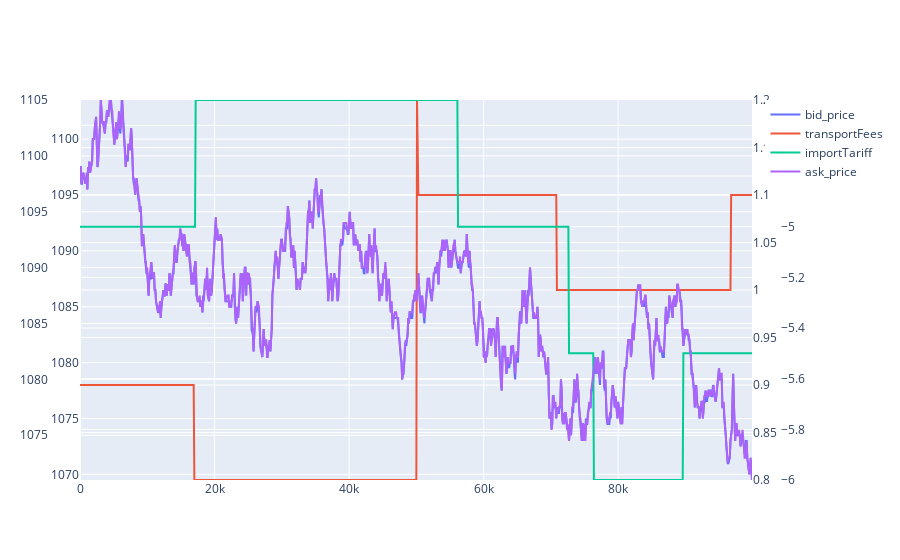

Notebook code for this chart:
### Code cell
fig = go.Figure()
columns = ["bid_price", "transportFees", "importTariff", "ask_price"]

fig.add_trace(go.Scatter(x=df['timestamp'], y=df[columns[0]], name=columns[0]))

fig.add_trace(go.Scatter(x=df['timestamp'], y=df[columns[1]], name=columns[1], yaxis='y2'))

fig.add_trace(go.Scatter(x=df['timestamp'], y=df[columns[2]], name=columns[2], yaxis='y3'))

fig.add_trace(go.Scatter(x=df['timestamp'], y=df[columns[3]], name=columns[3], yaxis='y4'))

# fig.add_trace(go.Scatter(x=df['timestamp'], y=df[columns[4]], name=columns[4], yaxis='y4'))

# fig.add_trace(go.Scatter(x=df['timestamp'], y=df[columns[5]], name=columns[5], yaxis='y5'))

fig.update_layout(
    yaxis=dict(range=[df[columns[0]].min(), df[columns[0]].max()]),
    yaxis2=dict(range=[df[columns[1]].min(), df[columns[1]].max()], overlaying="y", side="right"),
    yaxis3=dict(range=[df[columns[2]].min(), df[columns[2]].max()], overlaying="y", side="right", anchor="free", autoshift=True),
    yaxis4=dict(range=[df[columns[3]].min(), df[columns[3]].max()], overlaying="y", anchor="free", autoshift=True),
    # yaxis5=dict(range=[df[columns[5]].min(), df[columns[5]].max()], anchor="free", overlaying="y", autoshift=True),
)

fig.show()

### Figure 1 — Plotly figure (JSON) as saved in the notebook; plotly's stock layout.template omitted (floating-point values rounded to 4 significant figures; data arrays with more than 128 entries replaced by an {"elided": "..."} marker saying what was removed)
{"data": [{"name": "bid_price", "type": "scatter", "x": {"elided": "1000 int values"}, "y": {"elided": "1000 float values"}}, {"name": "transportFees", "type": "scatter", "x": {"elided": "1000 int values"}, "y": {"elided": "1000 float values"}, "yaxis": "y2"}, {"name": "importTariff", "type": "scatter", "x": {"elided": "1000 int values"}, "y": {"elided": "1000 float values"}, "yaxis": "y3"}, {"name": "ask_price", "type": "scatter", "x": {"elided": "1000 int values"}, "y": {"elided": "1000 float values"}, "yaxis": "y4"}], "layout": {"yaxis": {"range": [1070.0, 1104.0]}, "yaxis2": {"overlaying": "y", "range": [0.8, 1.2], "side": "right"}, "yaxis3": {"anchor": "free", "autoshift": true, "overlaying": "y", "range": [-6, -4.5], "side": "right"}, "yaxis4": {"anchor": "free", "autoshift": true, "overlaying": "y", "range": [1071, 1105]}}}
